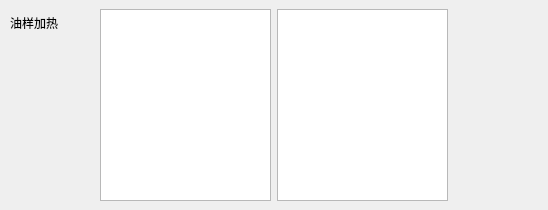
               <widget class="QWidget" name="widget" native="true">
                <layout class="QGridLayout" name="gridLayout_3">
                 <property name="leftMargin">
                  <number>0</number>
                 </property>
                 <property name="topMargin">
                  <number>0</number>
                 </property>
                 <property name="rightMargin">
                  <number>0</number>
                 </property>
                 <property name="bottomMargin">
                  <number>0</number>
                 </property>
                 <property name="spacing">
                  <number>0</number>
                 </property>
                 <item row="0" column="0">
                  <layout class="QVBoxLayout" name="verticalLayout_3">
                   <item>
                    <widget class="QWidget" name="widget_13" native="true">
                     <layout class="QGridLayout" name="gridLayout_7" columnstretch="1,2,2,1">
                      <item row="0" column="0">
                       <layout class="QGridLayout" name="gridLayout_15">
                        <item row="0" column="0">
                         <widget class="QWidget" name="w2" native="true">
                          <widget class="QLabel" name="label_jjjr">
                           <property name="geometry">
                            <rect>
                             <x>1</x>
                             <y>1</y>
                             <width>76</width>
                             <height>25</height>
                            </rect>
                           </property>
                           <property name="styleSheet">
                            <string notr="true">font: 75 14pt &quot;微软雅黑&quot;;</string>
                           </property>
                           <property name="text">
                            <string>油样加热</string>
                           </property>
                          </widget>
                          <widget class="QLabel" name="label_jiujinjiare">
                           <property name="geometry">
                            <rect>
                             <x>100</x>
                             <y>6</y>
                             <width>16</width>
                             <height>16</height>
                            </rect>
                           </property>
                           <property name="styleSheet">
                            <string notr="true">border-image: url(:/login/res/gray.png);
border-radius:18px;
background-color:rgba(255, 255, 255, 100)</string>
                           </property>
                           <property name="text">
                            <string/>
                           </property>
                          </widget>
                         </widget>
                        </item>
                       </layout>
                      </item>
                      <item row="0" column="1">
                       <widget class="QPlainTextEdit" name="pLog">
                        <property name="readOnly">
                         <bool>true</bool>
                        </property>
                       </widget>
                      </item>
                      <item row="0" column="2">
                       <widget class="QPlainTextEdit" name="pLog_process">
                        <property name="readOnly">
                         <bool>true</bool>
                        </property>
                       </widget>
                      </item>
                      <item row="0" column="3">
                       <layout class="QGridLayout" name="gridLayout_2">
                        <item row="1" column="0">
                         <widget class="display_text" name="display_oil_set_tem" native="true"/>
                        </item>
                        <item row="0" column="0">
                         <widget class="display" name="display_flag" native="true"/>
                        </item>
                        <item row="3" column="0">
                         <widget class="display_text" name="display_reguan_ave" native="true"/>
                        </item>
                        <item row="2" column="0">
                         <widget class="display_text" name="display_oil_ave" native="true"/>
                        </item>
                       </layout>
                      </item>
                     </layout>
                    </widget>
                   </item>
                  </layout>
                 </item>
                </layout>
               </widget>
